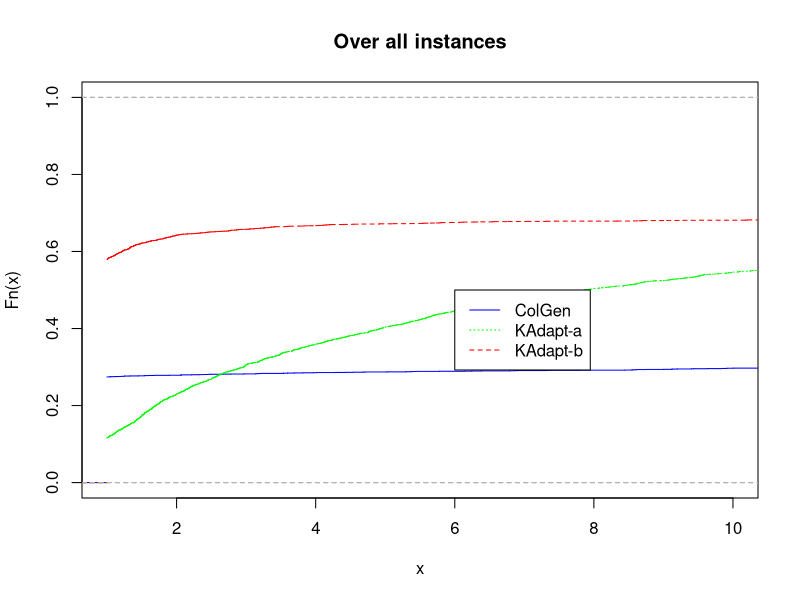
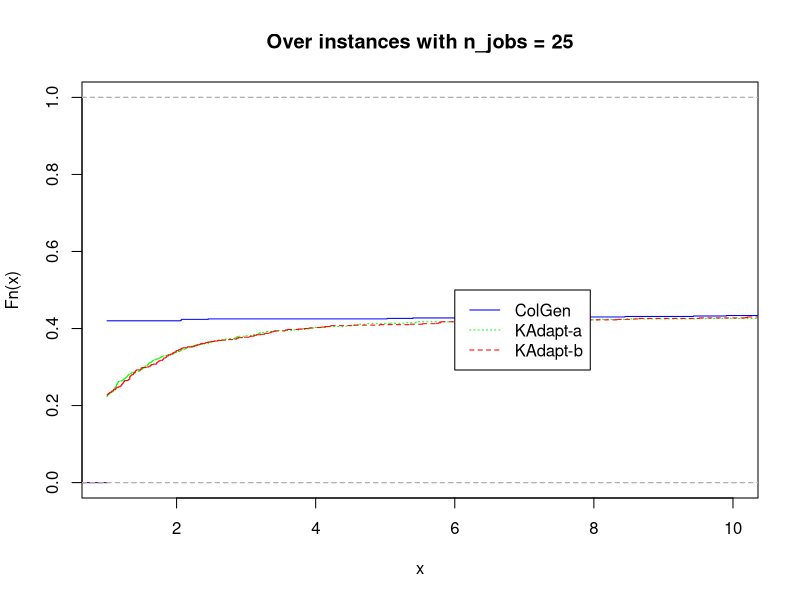
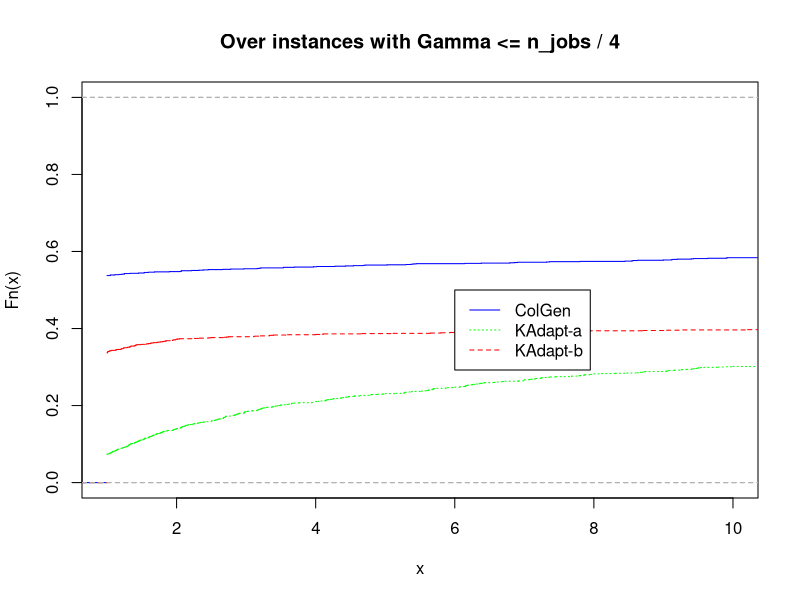
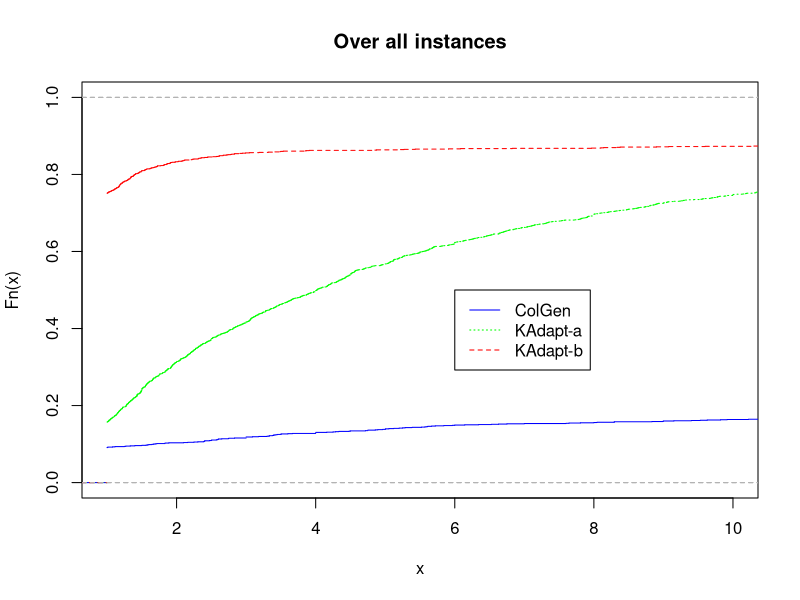
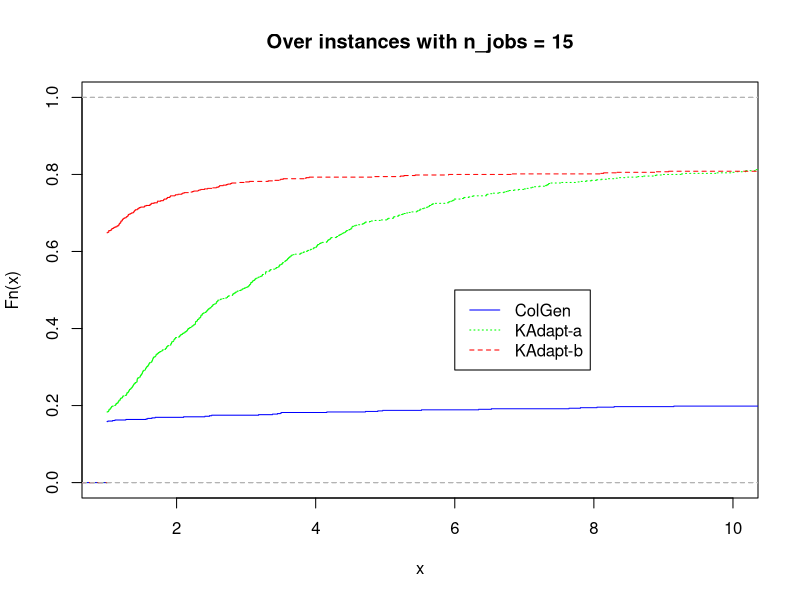
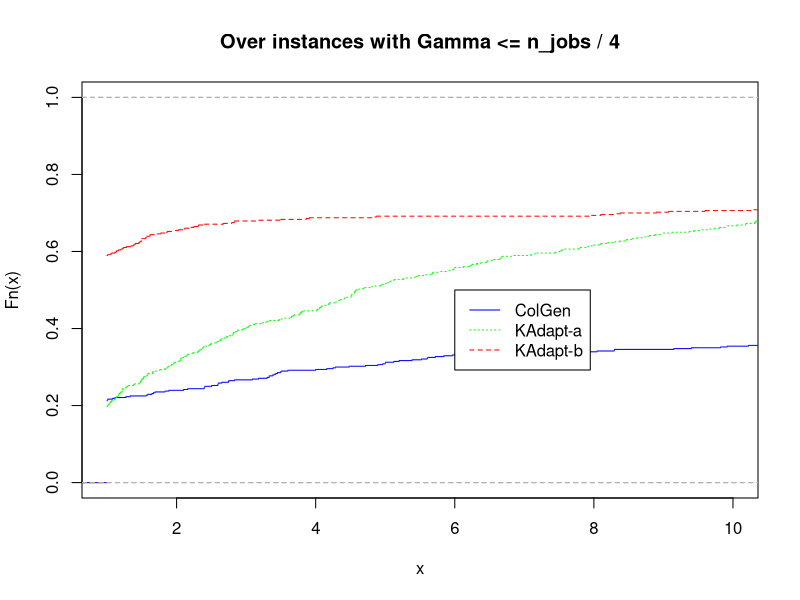

R code for these plots, in order:
## ---- chunk 1
library(rmarkdown)
library(kableExtra)
library(stringr)
## ---- chunk 2
all_results = read.csv("results.csv", na.strings = "")
## ---- chunk 3
paged_table(all_results)
## ---- chunk 4
all_results[all_results$cpu > 3600, ] = 3600
## ---- chunk 5
problem1 = all_results[all_results$problem == 1,]
problem2 = all_results[all_results$problem == 2,]
## ---- chunk 6
create_approach = function(problem, approach) {
  result = problem[problem$approach == approach & problem$rule_for_branching == 'default',]
  result = result[,!names(result) %in% c("approach", "problem", "rule_for_branching", "quality", "n_active_col")]
  rownames(result) = NULL
  return (result)
}
## ---- chunk 7
colgen1 = create_approach(problem1, 'colgen')
kadapt1_a = create_approach(problem1, 'kadapt-a')
kadapt1_b = create_approach(problem1, 'kadapt-b')
## ---- chunk 8
colgen2 = create_approach(problem2, 'colgen')
colgen3 = create_approach(problem2, 'colgen-ext')
kadapt2_a = create_approach(problem2, 'kadapt-a')
kadapt2_b = create_approach(problem2, 'kadapt-b')
## ---- chunk 9
estimate_k_star = function(exact_method, k_adaptability) {
  
  # We first merge the exact method with the K-adaptability approach
  k_stars = merge(exact_method, k_adaptability, by = c("instance", "gamma"), all.y = TRUE)
  
  # We only keep those values of K which trigger the stopping condition
  k_stars = k_stars[
      # - (P_K)^* <= (P)^*, t(P) <= T, t(P_K) <= T
        (k_stars$objective.y <= k_stars$objective.x + 1e-3 & k_stars$time.x < 3600 & k_stars$time.y < 3600)
      |
      # - (P_K)^* <= (P)^*, t(P) > T, t(P_K) <= T
        (k_stars$objective.y <= k_stars$objective.x + 1e-3 & k_stars$time.x >= 3600 & k_stars$time.y < 3600)
      |
      # - t(P) <= P, t(P_K) > T
        (k_stars$time.x < 3600 & k_stars$time.y >= 3600)
      |
      # - t(P) > T, t(P_K) > T
        (k_stars$time.x >= 3600 & k_stars$time.y >= 3600)
    , 
      c("instance", "gamma", "k.y")
  ]
  
  # We rename k.y as k
  colnames(k_stars)[3] = "k"
  
  # Keep only the first (instance, gamma, k) which triggered the stopping criteria
  k_stars = k_stars[order(k_stars$instance, k_stars$gamma, k_stars$k),]
  k_stars = k_stars[!duplicated(( k_stars[,c("instance", "gamma")] )),]
  
  return (k_stars)
}
## ---- chunk 10
k_star1_a = estimate_k_star(colgen1, kadapt1_a)
k_star1_b = estimate_k_star(colgen1, kadapt1_b)
k_star2_a = estimate_k_star(colgen2, kadapt2_a)
k_star2_b = estimate_k_star(colgen2, kadapt2_b)
## ---- chunk 11
create_optimal_kadapt = function(k_adaptability, k_star) {
  opt_kadapt = merge(k_adaptability, k_star, by = c("instance", "gamma", "k"))
  return(opt_kadapt)
}
## ---- chunk 12
opt_kadapt1_a = create_optimal_kadapt(kadapt1_a, k_star1_a)
opt_kadapt1_b = create_optimal_kadapt(kadapt1_b, k_star1_b)
opt_kadapt2_a = create_optimal_kadapt(kadapt2_a, k_star2_a)
opt_kadapt2_b = create_optimal_kadapt(kadapt2_b, k_star2_b)
## ---- chunk 13
compute_mean_times_by_group = function(data) {
  
  data = data[data$time < 3600,]
  
  mean_times = aggregate(data$time, list(data$n_jobs, data$gamma), mean)
  colnames(mean_times) = c("n_jobs", "gamma", "time")
  
  mean_times = mean_times[order(mean_times$n_jobs, mean_times$gamma),]
  rownames(mean_times) = NULL
  
  return(mean_times)
}
## ---- chunk 14
mean_times_colgen1 = compute_mean_times_by_group(colgen1)
mean_times_kadapt1_a = compute_mean_times_by_group(opt_kadapt1_a)
mean_times_kadapt1_b = compute_mean_times_by_group(opt_kadapt1_b)

mean_times_colgen2 = compute_mean_times_by_group(colgen2)
mean_times_colgen3 = compute_mean_times_by_group(colgen3)
mean_times_kadapt2_a = compute_mean_times_by_group(opt_kadapt2_a)
mean_times_kadapt2_b = compute_mean_times_by_group(opt_kadapt2_b)
## ---- chunk 15
compute_number_unsolved_by_group = function(data) {
  unsolved = aggregate(data$time >= 3600, list(data$n_jobs, data$gamma), sum)
  colnames(unsolved) = c("n_jobs", "gamma", "unsolved")
  
  total = aggregate(data$instance, list(data$n_jobs, data$gamma), length)
  colnames(total) = c("n_jobs", "gamma", "total")
  
  unsolved$unsolved = unsolved$unsolved / total$total * 100
  
  unsolved = unsolved[order(unsolved$n_jobs, unsolved$gamma),]
  rownames(unsolved) = NULL
  
  return(unsolved)
}
## ---- chunk 16
unsolved_colgen1 = compute_number_unsolved_by_group(colgen1)
unsolved_kadapt1_a = compute_number_unsolved_by_group(opt_kadapt1_a)
unsolved_kadapt1_b = compute_number_unsolved_by_group(opt_kadapt1_b)

unsolved_colgen2 = compute_number_unsolved_by_group(colgen2)
unsolved_colgen3 = compute_number_unsolved_by_group(colgen3)
unsolved_kadapt2_a = compute_number_unsolved_by_group(opt_kadapt2_a)
unsolved_kadapt2_b = compute_number_unsolved_by_group(opt_kadapt2_b)
## ---- chunk 17
compute_fastest_approach = function(t_colgen, t_kadapta, t_kadaptb) {
  
  fastest = merge(t_colgen, t_kadapta, by = c("instance", "gamma"))
  fastest = fastest[,c("instance", "gamma", "n_jobs.x", "time.x", "time.y")]
  colnames(fastest) = c("instance", "gamma", "n_jobs", "time_colgen", "time_kadapt_a")
  
  fastest = merge(fastest, t_kadaptb, by = c("instance", "gamma"))
  fastest = fastest[,c("instance", "gamma", "n_jobs.x", "time_colgen", "time_kadapt_a", "time")]
  colnames(fastest)[3] = "n_jobs"
  colnames(fastest)[6] = "time_kadapt_b"
  
  fastest$best_time = apply(fastest[,c("time_colgen", "time_kadapt_a", "time_kadapt_b")], 1, FUN = min)
  
  fastest$best_is_colgen = fastest$time_colgen == fastest$best_time
  fastest$best_is_kadapt_a = fastest$time_kadapt_a == fastest$best_time
  fastest$best_is_kadapt_b = fastest$time_kadapt_b == fastest$best_time
  
  return(fastest)
}

fastest1 = compute_fastest_approach(colgen1, opt_kadapt1_a, opt_kadapt1_b)
fastest2 = compute_fastest_approach(colgen2, opt_kadapt2_a, opt_kadapt2_b)
## ---- chunk 18
compute_fastest_approach_by_group = function(fastest) {
  
  fastest = aggregate(fastest[,c("best_is_colgen", "best_is_kadapt_a", "best_is_kadapt_b")], by = list(fastest$n_jobs, fastest$gamma), sum)
  
  fastest[,3:5] = fastest[,3:5] / rowSums(fastest[,3:5]) * 100
  
  colnames(fastest) = c("n_jobs", "gamma", "best_is_colgen", "best_is_kadapt_a", "best_is_kadapt_b")
  
  fastest = fastest[order(fastest$n_jobs, fastest$gamma),]
  rownames(fastest) = NULL
  
  return (fastest);
}
## ---- chunk 19
fastest_by_group1 = compute_fastest_approach_by_group(fastest1)
fastest_by_group2 = compute_fastest_approach_by_group(fastest2)
## ---- chunk 20
Table41 = cbind(unsolved_kadapt1_a,
      unsolved_kadapt1_b$unsolved,
      unsolved_colgen1$unsolved,
      mean_times_kadapt1_a$time,
      mean_times_kadapt1_b$time,
      mean_times_colgen1$time,
      fastest_by_group1$best_is_kadapt_a,
      fastest_by_group1$best_is_kadapt_b,
      fastest_by_group1$best_is_colgen
    )
## ---- chunk 21
knitr::kable(Table41, 
               digits = c(0, 0, 0, 0, 0, 0, 0, 0, 0, 0, 0), 
               col.names = c("$|\\mathcal J|$", "$\\Gamma$", "KAdapt1-a", "KAdapt1-b", "ColGen1", "KAdapt1-a", "KAdapt1-b", "ColGen1", "KAdapt1-a", "KAdapt1-b", "ColGen1"),
               caption = "Table 4.1"
             ) %>%
      kable_classic() %>%
      add_header_above(c(" " = 2, "Unsolved" = 3, "Time" = 3, "Fastest" = 3))
## ---- chunk 22
Table41_mean_unsolved_by_group = aggregate(Table41[,c(3:5)], by = list(Table41$n_jobs), mean)
colnames(Table41_mean_unsolved_by_group ) = c("n_jobs", "unsolved_k1_a", "unsolved_k1_b", "unsolved_c1")

Table41_mean_times_by_group = aggregate(Table41[,c(6:8)], by = list(Table41$n_jobs), mean)
colnames(Table41_mean_times_by_group) = c("n_jobs", "time_k1_a", "time_k1_b", "time_c1")

Table41_fastest_by_group = aggregate(Table41[,c(9:11)], by = list(Table41$n_jobs), mean)
colnames(Table41_fastest_by_group) = c("n_jobs", "fastest_k1_a", "fastest_k1_b", "fastest_c1")

Table41_summary = merge(Table41_mean_unsolved_by_group , Table41_mean_times_by_group, by = c("n_jobs"))
Table41_summary = merge(Table41_summary, Table41_fastest_by_group, by = c("n_jobs"))
## ---- chunk 23
knitr::kable(Table41_summary, 
               digits = c(0, 0, 0, 0, 0, 0, 0, 0, 0, 0), 
               col.names = c("$|\\mathcal J|$", "KAdapt1-a", "KAdapt1-b", "ColGen1", "KAdapt1-a", "KAdapt1-b", "ColGen1", "KAdapt1-a", "KAdapt1-b", "ColGen1"),
               caption = "Table 4.1 summary"
             ) %>%
      kable_classic() %>%
      add_header_above(c(" " = 1, "Unsolved" = 3, "Time" = 3, "Fastest" = 3))
## ---- chunk 24
Table44 = cbind(unsolved_kadapt2_a,
      unsolved_kadapt2_b$unsolved,
      unsolved_colgen2$unsolved,
      mean_times_kadapt2_a$time,
      mean_times_kadapt2_b$time,
      mean_times_colgen2$time,
      fastest_by_group2$best_is_kadapt_a,
      fastest_by_group2$best_is_kadapt_b,
      fastest_by_group2$best_is_colgen
    )
## ---- chunk 25
knitr::kable(Table44, 
               digits = c(0, 0, 0, 0, 0, 0, 0, 0, 0, 0, 0), 
               col.names = c("$|\\mathcal J|$", "$\\Gamma$", "KAdapt1-a", "KAdapt1-b", "ColGen1", "KAdapt1-a", "KAdapt1-b", "ColGen1", "KAdapt1-a", "KAdapt1-b", "ColGen1"),
               caption = "Table 4.4"
             ) %>%
      kable_classic() %>%
      add_header_above(c(" " = 2, "Unsolved" = 3, "Time" = 3, "Fastest" = 3))
## ---- chunk 26
Table44_mean_unsolved_by_group = aggregate(Table44[,c(3:5)], by = list(Table44$n_jobs), mean)
colnames(Table44_mean_unsolved_by_group) = c("n_jobs", "unsolved_k2_a", "unsolved_k2_b", "unsolved_c2")

Table44_mean_times_by_group = aggregate(Table44[,c(6:8)], by = list(Table44$n_jobs), mean)
colnames(Table44_mean_times_by_group) = c("n_jobs", "time_k2_a", "time_k2_b", "time_c2")

Table44_fastest_by_group = aggregate(Table44[,c(9:11)], by = list(Table44$n_jobs), mean)
colnames(Table44_fastest_by_group) = c("n_jobs", "fastest_k2_a", "fastest_k2_b", "fastest_c2")

Table44_summary = merge(Table44_mean_unsolved_by_group, Table44_mean_times_by_group, by = c("n_jobs"))
Table44_summary = merge(Table44_summary, Table44_fastest_by_group, by = c("n_jobs"))
## ---- chunk 27
knitr::kable(Table44_summary, 
               digits = c(0, 0, 0, 0, 0, 0, 0, 0, 0, 0), 
               col.names = c("$|\\mathcal J|$", "KAdapt1-a", "KAdapt1-b", "ColGen1", "KAdapt1-a", "KAdapt1-b", "ColGen1", "KAdapt1-a", "KAdapt1-b", "ColGen1"),
               caption = "Table 4.4 summary"
             ) %>%
      kable_classic() %>%
      add_header_above(c(" " = 1, "Unsolved" = 3, "Time" = 3, "Fastest" = 3))
## ---- chunk 28
plot_performance_profile = function(fastest, title = "Performance profile", prefix.output.file = "") {
  
  perf_colgen = fastest$time_colgen / fastest$best_time
  perf_kadapt_a = fastest$time_kadapt_a / fastest$best_time
  perf_kadapt_b = fastest$time_kadapt_b / fastest$best_time
  
  max_perf = max( max(perf_colgen), max(perf_kadapt_a), max(perf_kadapt_b) ) + 1

  perf_colgen[fastest$time_colgen >= 3600] = max_perf
  perf_kadapt_a[fastest$time_kadapt_a >= 3600] = max_perf
  perf_kadapt_b[fastest$time_kadapt_b >= 3600] = max_perf
  
  perf_profile_colgen = ecdf(perf_colgen)
  perf_profile_kadapt_a = ecdf(perf_kadapt_a)
  perf_profile_kadapt_b = ecdf(perf_kadapt_b)
  
  if (prefix.output.file != "") {
    
    x.axis = seq(from = 1, to = 10, by = .05)
    
    save.to.file = function (ecdf_function, method) {
      y.axis = ecdf_function(x.axis)
      write.csv(data.frame(x = x.axis, y = y.axis), paste0(prefix.output.file, ".", method, ".", "generated.csv"), row.names = FALSE)
    }
    
    save.to.file(perf_profile_colgen, "colgen")
    save.to.file(perf_profile_kadapt_a, "kadapt_a")
    save.to.file(perf_profile_kadapt_b, "kadapt_b")
    
    all_files = dir()
    files = all_files[str_detect(all_files, prefix.output.file)]
    zip(zipfile = paste0(prefix.output.file, ".generated.zip"), files = files)
    
  }
  
  xlim = c(1, 10)
  ylim = c(0, 1)
  
  plot(perf_profile_colgen, col = "blue", xlim = xlim, ylim = ylim, lty = "solid", cex = 0, main = title)
  lines(perf_profile_kadapt_a, col = "green", xlim = xlim, ylim = ylim, lty = "dotted", cex = 0)
  lines(perf_profile_kadapt_b, col = "red", xlim = xlim, ylim = ylim, lty = "dashed", cex = 0)
  
  legend(
    6, .5, legend = c("ColGen", "KAdapt-a", "KAdapt-b"), col = c("blue", "green", "red"), lty = c("solid", "dotted", "dashed")
  )
}
## ---- chunk 29
plot_performance_profile(fastest1, title = "Over all instances", prefix.output.file = "problem1.all")
plot_performance_profile(fastest1[fastest1$n_jobs == 25,], title = "Over instances with n_jobs = 25", prefix.output.file = "problem1.25jobs")
plot_performance_profile(fastest1[fastest1$gamma <= fastest1$n_jobs / 4,], title = "Over instances with Gamma <= n_jobs / 4", prefix.output.file = "problem1.hard")
## ---- chunk 30
plot_performance_profile(fastest2, title = "Over all instances")
plot_performance_profile(fastest2[fastest2$n_jobs == 15,], title = "Over instances with n_jobs = 15")
plot_performance_profile(fastest2[fastest2$gamma <= fastest2$n_jobs / 4,], title = "Over instances with Gamma <= n_jobs / 4")
## ---- chunk 31
compute_feasible_found_by_group = function(data, n_jobs) {
  
  data = data[data$time >= 3600 & data$n_jobs == n_jobs,]
  
  feasible_found = aggregate(is.finite(data$gap) & data$gap > 1e-4, by = list(data$gamma), sum)
  colnames(feasible_found) = c("gamma", "feasible_found")
  
  total = aggregate(data$instance, by = list(data$gamma), length)
  colnames(total) = c("gamma", "total")
  
  feasible_found$feasible_found = feasible_found$feasible_found / total$total * 100
  
  return (feasible_found)
  
}
## ---- chunk 32
feasible_found_colgen1 = compute_feasible_found_by_group(colgen1, 25)
feasible_found_kadapt1_a = compute_feasible_found_by_group(kadapt1_a, 25)
feasible_found_kadapt1_b = compute_feasible_found_by_group(kadapt1_b, 25)
## ---- chunk 33
Table42 = cbind(
  feasible_found_kadapt1_a,
  feasible_found_kadapt1_b$feasible_found,
  feasible_found_colgen1$feasible_found
)
## ---- chunk 34
knitr::kable(Table42, 
               digits = c(0, 0, 0, 0), 
               col.names = c("$\\Gamma$", "KAdapt1-a", "KAdapt1-b", "ColGen1") ) %>%
      kable_classic() %>%
      add_header_above(c(" " = 1, "Feasible solutions found (%)" = 3))
## ---- chunk 35
compute_approximation_cost = function(colgen, k_adaptability, k_star) {
  
  # Merge results from colgen with those obtained by K-adaptability
  data = merge(colgen, k_adaptability, by = c("instance", "gamma"), all.y = TRUE)
  data = data[,c("instance", "gamma", "time.x", "time.y", "objective.x", "objective.y", "k.y")]
  colnames(data) = c("instance", "gamma", "time_colgen", "time_kadapt", "obj_colgen", "obj_kadapt", "k")
  
  # Only consider those instances where both methods have converged
  data = data[data$time_colgen < 3600 & data$time_kadapt < 3600,]
  
  # Merge the resulting with the estimates of K^*
  data = merge(data, k_star, by = c("instance", "gamma"), all.x = TRUE)
  colnames(data)[7] = "k"
  colnames(data)[8] = "k_star"
  
  # Only consider those rows with K <= K^*
  data = data[data$k <= data$k_star,]
  
  # Compute approximation gap
  data$approximation_cost = (data$obj_kadapt - data$obj_colgen) / data$obj_colgen * 100
  
  # Compute time ratio
  data$time_ratio = data$time_kadapt / data$time_colgen

  return (data)  
}
## ---- chunk 36
approximation_costs1a = compute_approximation_cost(colgen1, kadapt1_a, k_star1_a)
approximation_costs2a = compute_approximation_cost(colgen2, kadapt2_a, k_star2_a)
## ---- chunk 37
compute_approximation_cost_by_group = function(approximation_cost) {
  
  # Compute mean of approximation_cost and time_ratio
  result = aggregate(approximation_cost[,c("approximation_cost", "time_ratio")], by = list(approximation_cost$k_star, approximation_cost$k), mean)
  colnames(result)[1:2] = c("k_star", "k")
  
  # Count instances in each category
  total = aggregate(approximation_cost$instance, by = list(approximation_cost$k_star, approximation_cost$k), length)
  result$total = total[[3]]
  
  result = result[order(result$k_star, result$k),]
  rownames(result) = NULL
  
  return (result)
  
}
## ---- chunk 38
Table43 = compute_approximation_cost_by_group(approximation_costs1a)
Table45 = compute_approximation_cost_by_group(approximation_costs2a)
## ---- chunk 39
knitr::kable(Table43, 
               digits = c(0, 0, 2, 2, 0), 
               col.names = c("$K^*$", "$K$", "Approximation gap (%)", "Time ratio", "# Instances") ) %>%
      kable_classic()
## ---- chunk 40
knitr::kable(Table45, 
               digits = c(0, 0, 2, 2, 0), 
               col.names = c("$K^*$", "$K$", "Approximation gap (%)", "Time ratio", "# Instances") ) %>%
      kable_classic()
## ---- chunk 41
compute_fixed_order_costs = function(t_colgen1, t_colgen2) {
  
  result = merge(t_colgen1, t_colgen2, by = c("instance", "gamma"))
  result = result[,c("instance", "gamma", "n_jobs.x", "objective.x", "objective.y", "time.x", "time.y")]
  colnames(result)[3:7] = c("n_jobs", "obj_colgen1", "obj_colgen2", "time_colgen1", "time_colgen2")
  
  result = result[result$time_colgen1 < 3600 & result$time_colgen2 < 3600,]
  
  result$gap = (result$obj_colgen2 - result$obj_colgen1) / result$obj_colgen1 * 100
  
  return (result)
}
## ---- chunk 42
fixed_order_costs = compute_fixed_order_costs(colgen1, colgen2)
## ---- chunk 43
compute_fixed_order_costs_by_group = function(t_fixed_order_costs) {
  
  result = aggregate(t_fixed_order_costs[,c("obj_colgen1", "obj_colgen2", "gap")], by = list(t_fixed_order_costs$n_jobs, t_fixed_order_costs$gamma), mean)
  colnames(result)[1:2] = c("n_jobs", "gamma")
  
  total = aggregate(t_fixed_order_costs$instance, by = list(t_fixed_order_costs$n_jobs, t_fixed_order_costs$gamma), length)
  result$total = total[[3]]
  
  result = result[order(result$n_jobs, result$gamma),]
  rownames(result) = NULL
  
  return (result)
}
## ---- chunk 44
Table46 = compute_fixed_order_costs_by_group(fixed_order_costs)
## ---- chunk 45
knitr::kable(Table46, 
               digits = c(0, 0, 2, 2, 2, 0), 
               col.names = c("$|\\mathcal J|$", "$\\Gamma$", "Free (ColGen1)", "Fixed order (ColGen2)", "Gap (%)", "# Instances"),
               caption = "Table 4.6"
             ) %>%
      kable_classic() %>%
      add_header_above(c(" " = 2, "Objective cost" = 2, " " = 2))
